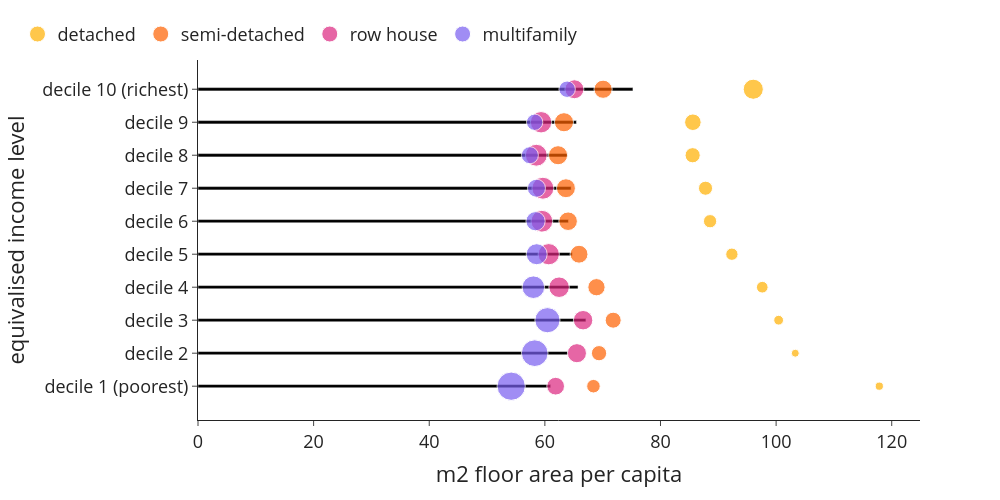

Notebook code cell kept with this figure:
### Markdown cell above
#### Floor area

### Code cell
bubblechart((use['size'+year+'pp_w1']*use['n_hhd']), use['n_hhd'], use['n_hhd'], 0, 1, 'm2 floor area per capita', class_name_long, 'm2_per_cappp_class_type')

### Figure 1 — Plotly figure (JSON) as saved in the notebook; plotly's stock layout.template omitted (floating-point values rounded to 4 significant figures)
{"data": [{"alignmentgroup": "True", "hovertemplate": "m2 floor area per capita=%{x}<br>equivalised income level=%{y}<extra></extra>", "legendgroup": "", "marker": {"color": "#000000", "pattern": {"shape": ""}}, "name": "", "offsetgroup": "", "orientation": "h", "showlegend": false, "textposition": "auto", "type": "bar", "x": [61.0, 63.98, 67.1, 65.74, 64.75, 64.08, 64.54, 63.86, 65.46, 75.24], "xaxis": "x", "y": ["decile 1 (poorest)", "decile 2", "decile 3", "decile 4", "decile 5", "decile 6", "decile 7", "decile 8", "decile 9", "decile 10 (richest)"], "yaxis": "y"}, {"legendrank": 0, "marker": {"color": "#ffb000", "size": [36355, 30840, 51695, 73830, 81810, 94870, 107370, 124655, 148020, 218310], "sizemin": 4, "sizemode": "area", "sizeref": 1079.0}, "mode": "markers", "name": "detached", "showlegend": true, "type": "scatter", "x": [117.9, 103.3, 100.4, 97.6, 92.35, 88.58, 87.79, 85.56, 85.6, 96.05], "y": ["decile 1 (poorest)", "decile 2", "decile 3", "decile 4", "decile 5", "decile 6", "decile 7", "decile 8", "decile 9", "decile 10 (richest)"]}, {"legendrank": 1, "marker": {"color": "#fe6100", "size": [99175, 125630, 138465, 161155, 172830, 185810, 193630, 196775, 197530, 178785], "sizemin": 4, "sizemode": "area", "sizeref": 1079.0}, "mode": "markers", "name": "semi-detached", "showlegend": true, "type": "scatter", "x": [68.41, 69.37, 71.82, 68.93, 65.91, 64.02, 63.65, 62.28, 63.31, 70.07], "y": ["decile 1 (poorest)", "decile 2", "decile 3", "decile 4", "decile 5", "decile 6", "decile 7", "decile 8", "decile 9", "decile 10 (richest)"]}, {"legendrank": 2, "marker": {"color": "#dc267f", "size": [169390, 196865, 203980, 227110, 244090, 255915, 259785, 258160, 246770, 194175], "sizemin": 4, "sizemode": "area", "sizeref": 1079.0}, "mode": "markers", "name": "row house", "showlegend": true, "type": "scatter", "x": [61.86, 65.54, 66.61, 62.46, 60.67, 59.48, 59.66, 58.52, 59.34, 65.11], "y": ["decile 1 (poorest)", "decile 2", "decile 3", "decile 4", "decile 5", "decile 6", "decile 7", "decile 8", "decile 9", "decile 10 (richest)"]}, {"legendrank": 3, "marker": {"color": "#785ef0", "size": [431690, 383500, 342270, 274595, 237750, 200040, 175930, 157110, 144275, 145370], "sizemin": 4, "sizemode": "area", "sizeref": 1079.0}, "mode": "markers", "name": "multifamily", "showlegend": true, "type": "scatter", "x": [54.18, 58.25, 60.45, 58.01, 58.59, 58.39, 58.55, 57.41, 58.23, 63.85], "y": ["decile 1 (poorest)", "decile 2", "decile 3", "decile 4", "decile 5", "decile 6", "decile 7", "decile 8", "decile 9", "decile 10 (richest)"]}], "layout": {"bargap": 0.9, "barmode": "relative", "font": {"size": 18}, "height": 500, "legend": {"orientation": "h", "tracegroupgap": 0, "x": -0.25, "xanchor": "left", "y": 1.02, "yanchor": "bottom"}, "margin": {"t": 60}, "width": 1000, "xaxis": {"anchor": "y", "domain": [0, 1], "title": {"text": "m2 floor area per capita"}}, "yaxis": {"anchor": "x", "domain": [0, 1], "title": {"text": "equivalised income level"}}}}
